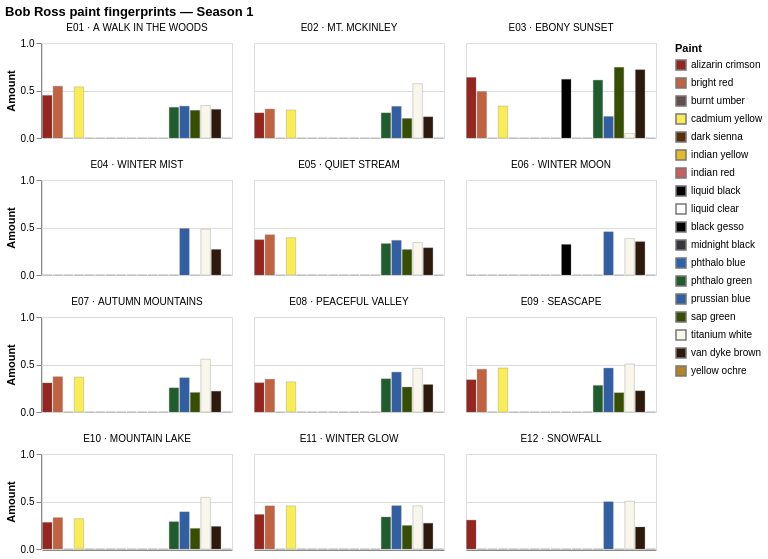

The notebook cell saved with this chart:
### Code cell
# run this to test your code for season 1
colorSmallMultiples(1)

### Figure 1 — Vega-Lite specification as saved in the notebook (floating-point values rounded to 4 significant figures; data arrays with more than 128 entries replaced by an {"elided": "..."} marker saying what was removed)
{"usermeta": {"embedOptions": {"theme": "fivethirtyeight"}}, "config": {"view": {"continuousWidth": 300, "continuousHeight": 300}}, "data": {"name": "data-c64f709b9872f62473189c0b1f54bba1"}, "facet": {"field": "panel", "header": {"labelFontSize": 10, "labelLimit": 190}, "sort": ["E01 · A WALK IN THE WOODS", "E02 · MT. MCKINLEY", "E03 · EBONY SUNSET", "E04 · WINTER MIST", "E05 · QUIET STREAM", "E06 · WINTER MOON", "E07 · AUTUMN MOUNTAINS", "E08 · PEACEFUL VALLEY", "E09 · SEASCAPE", "E10 · MOUNTAIN LAKE", "E11 · WINTER GLOW", "E12 · SNOWFALL"], "title": null, "type": "nominal"}, "spec": {"mark": {"type": "bar", "stroke": "#777777", "strokeWidth": 0.3}, "encoding": {"color": {"field": "paint", "legend": {"title": "Paint"}, "scale": {"domain": ["alizarin crimson", "bright red", "burnt umber", "cadmium yellow", "dark sienna", "indian yellow", "indian red", "liquid black", "liquid clear", "black gesso", "midnight black", "phthalo blue", "phthalo green", "prussian blue", "sap green", "titanium white", "van dyke brown", "yellow ochre"], "range": ["#94261f", "#c06341", "#614f4b", "#f8ed57", "#5c2f08", "#e6ba25", "#cd5c5c", "#000000", "#ffffff", "#000000", "#36373c", "#2a64ad", "#215c2c", "#325fa3", "#364e00", "#f9f7eb", "#2d1a0c", "#b28426"]}, "type": "nominal"}, "tooltip": [{"field": "EPISODE", "title": "Episode", "type": "nominal"}, {"field": "TITLE", "title": "Painting", "type": "nominal"}, {"field": "paint", "title": "Paint", "type": "nominal"}, {"field": "amount", "format": ".3f", "title": "Amount", "type": "quantitative"}], "x": {"axis": {"labels": false, "ticks": false}, "field": "paint", "sort": ["alizarin crimson", "bright red", "burnt umber", "cadmium yellow", "dark sienna", "indian yellow", "indian red", "liquid black", "liquid clear", "black gesso", "midnight black", "phthalo blue", "phthalo green", "prussian blue", "sap green", "titanium white", "van dyke brown", "yellow ochre"], "title": null, "type": "nominal"}, "y": {"axis": {"format": ".1f", "tickCount": 3}, "field": "amount", "scale": {"domain": [0, 1]}, "title": "Amount", "type": "quantitative"}}, "height": 95, "width": 190}, "columns": 3, "title": "Bob Ross paint fingerprints — Season 1", "$schema": "https://vega.github.io/schema/vega-lite/v6.1.0.json", "datasets": {"data-c64f709b9872f62473189c0b1f54bba1": {"elided": "216 records"}}}
